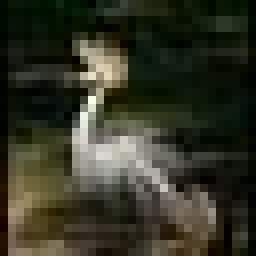
#> input picture extracted_images/img_2001.png, 32 x 32 px (shown 8 times larger); its folder holds 4 pictures in this run
$ python Cache_Builder.py
#> lines starting #> are read from the running program, lines starting #| are printed output that depends on the picture
"""
cache_builder.py
Builds optimized tile caches for fast mosaic generation.
Run this once to create cache files, then use for instant tile loading.
"""

import numpy as np
import cv2
from pathlib import Path
from typing import Tuple
from sklearn.cluster import MiniBatchKMeans
from sklearn.neighbors import NearestNeighbors
from sklearn.metrics.pairwise import euclidean_distances
from tqdm import tqdm
import pickle
import time
import warnings
from collections import defaultdict

class TileCacheBuilder:
    """Builds optimized tile caches with rotation variants and color subgrouping."""

    def __init__(self, tile_folder: str,
                 tile_size: Tuple[int, int] = (32, 32),
                 colour_bins: int = 8,
                 enable_rotation: bool = True):
        """
        Initialize cache builder.

        Args:
            tile_folder: Path to folder containing tile images
            tile_size: Target tile size (width, height)
            colour_bins: Number of colour categories for subgrouping
            enable_rotation: Whether to create rotated variants
        """
        self.tile_folder = Path(tile_folder)
        self.tile_size = tile_size
        self.colour_bins = colour_bins
        self.enable_rotation = enable_rotation
        self.rotation_angles = [0, 90, 180, 270] if enable_rotation else [0]

        # Data containers
        self.tile_images = []
        self.tile_colours = []
        self.tile_names = []
        self.colour_palette = None
        self.colour_groups = defaultdict(list)
        self.colour_indices = {}

        print(f"Tile Cache Builder")
        print(f"Folder: {tile_folder}")
        print(f"Tile size: {tile_size[0]}x{tile_size[1]}")
        print(f"Colour bins: {colour_bins}")
        print(f"Rotation: {enable_rotation}")

    def build_cache(self, output_file: str, force_rebuild: bool = False) -> bool:
        """Build complete optimized tile cache."""
        if Path(output_file).exists() and not force_rebuild:
            print(f"Cache exists: {output_file} (use force_rebuild=True to rebuild)")
            return False

        print("Building comprehensive tile cache...")
        total_start = time.time()

        try:
            self._load_base_tiles()
            if self.enable_rotation:
                self._create_rotated_variants()
            self._analyze_tile_colors()
            self._create_color_subgroups()
            self._save_cache(output_file)

            total_time = time.time() - total_start
            print(f"Cache built in {total_time:.2f} seconds: {output_file}")
            return True

        except Exception as e:
            print(f"Cache building failed: {e}")
            return False

    def _load_base_tiles(self):
        """Load base tiles from folder."""
        if not self.tile_folder.exists():
            raise ValueError(f"Tile folder not found: {self.tile_folder}")

        # Find all image files
        extensions = ['.jpg', '.jpeg', '.png', '.bmp', '.tiff']
        image_files = []
        for ext in extensions:
            image_files.extend(self.tile_folder.glob(f'*{ext}'))
            image_files.extend(self.tile_folder.glob(f'*{ext.upper()}'))

        if not image_files:
            raise ValueError(f"No images found in {self.tile_folder}")

        print(f"Loading {len(image_files)} base tiles...")

        for img_path in tqdm(image_files, desc="Loading tiles"):
            try:
                img = cv2.imread(str(img_path))
#> img is the input picture: shape (32, 32, 3); mean B, G, R 38, 52.4, 51.2
                if img is not None:
                    img_rgb = cv2.cvtColor(img, cv2.COLOR_BGR2RGB)

                    # Resize to target size
                    if img_rgb.shape[:2] != (self.tile_size[1], self.tile_size[0]):
                        img_rgb = cv2.resize(img_rgb, self.tile_size, interpolation=cv2.INTER_AREA)

                    self.tile_images.append(img_rgb)
                    self.tile_names.append(img_path.name)

            except Exception as e:
                print(f"Error loading {img_path}: {e}")

        print(f"Loaded {len(self.tile_images)} base tiles")

    def _create_rotated_variants(self):
        """Create 90, 180, 270 degree rotated variants."""
        print("Creating rotated variants...")

        base_count = len(self.tile_images)
        rotated_images = []
        rotated_names = []

        for i in range(base_count):
            base_image = self.tile_images[i]
            base_name = self.tile_names[i]

            # Create 3 rotated versions
            for angle in [90, 180, 270]:
                if angle == 90:
                    rotated = cv2.rotate(base_image, cv2.ROTATE_90_CLOCKWISE)
                elif angle == 180:
                    rotated = cv2.rotate(base_image, cv2.ROTATE_180)
                elif angle == 270:
                    rotated = cv2.rotate(base_image, cv2.ROTATE_90_COUNTERCLOCKWISE)

                rotated_images.append(rotated)
                rotated_names.append(f"{base_name}_rot{angle}")
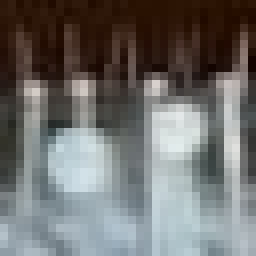
#> base_image: shape (32, 32, 3) (shown 8 times larger); mean R, G, B 111.3, 110.5, 108.7

        # Add to main collections
        self.tile_images.extend(rotated_images)
        self.tile_names.extend(rotated_names)

        print(f"Expanded to {len(self.tile_images)} tiles with rotation")

    def _analyze_tile_colors(self):
        """Calculate average colors for all tiles."""
        print("Analyzing tile colors...")

        for tile_image in tqdm(self.tile_images, desc="Color analysis"):
            avg_colour = np.mean(tile_image, axis=(0, 1))
            self.tile_colours.append(avg_colour)

        self.tile_colours = np.array(self.tile_colours)
        print(f"Color analysis complete: {len(self.tile_colours)} tiles")

    def _create_color_subgroups(self):
        """Create color palette and subgroup tiles for fast searching."""
        print(f"Creating {self.colour_bins}-color palette...")

        # Create color palette using Mini-Batch K-means
        with warnings.catch_warnings():
            warnings.filterwarnings("ignore", category=UserWarning)

            batch_size = min(max(len(self.tile_colours) // 10, 100), 1000)
            kmeans = MiniBatchKMeans(
                n_clusters=self.colour_bins,
                batch_size=batch_size,
                random_state=42,
                n_init=3
            )
            kmeans.fit(self.tile_colours)
            self.colour_palette = kmeans.cluster_centers_

        # Assign tiles to color bins
        for i, tile_colour in enumerate(self.tile_colours):
            distances = euclidean_distances(
                tile_colour.reshape(1, -1),
                self.colour_palette
            )[0]
            closest_bin = np.argmin(distances)
            self.colour_groups[closest_bin].append(i)

        # Create search indices for each group
        for bin_id, tile_indices in self.colour_groups.items():
            if len(tile_indices) > 0:
                group_colours = self.tile_colours[tile_indices]

                index = NearestNeighbors(
                    n_neighbors=min(10, len(tile_indices)),
                    metric='euclidean',
                    algorithm='kd_tree'
                )
                index.fit(group_colours)
                self.colour_indices[bin_id] = (index, tile_indices)

        print(f"Created {len(self.colour_groups)} color subgroups")

    def _save_cache(self, output_file: str):
        """Save processed data to cache file."""
        cache_data = {
            'tile_images': np.array(self.tile_images),
            'tile_colours': self.tile_colours,
            'tile_names': self.tile_names,
            'colour_palette': self.colour_palette,
            'colour_groups': dict(self.colour_groups),
            'colour_indices': self.colour_indices,
            'tile_size': self.tile_size,
            'colour_bins': self.colour_bins,
            'enable_rotation': self.enable_rotation,
            'build_timestamp': time.time()
        }

        with open(output_file, 'wb') as f:
            pickle.dump(cache_data, f)

        cache_size_mb = Path(output_file).stat().st_size / 1024 / 1024
        print(f"Cache saved: {cache_size_mb:.1f}MB")

if __name__ == "__main__":
    # Build cache with your settings
    builder = TileCacheBuilder(
        tile_folder="extracted_images",
        tile_size=(32, 32),
        colour_bins=8,
        enable_rotation=True
    )

    success = builder.build_cache("tiles_cache.pkl", force_rebuild=True)

    if success:
        print("Cache building completed! You can now run main.py")
    else:
        print("Cache building failed!")
